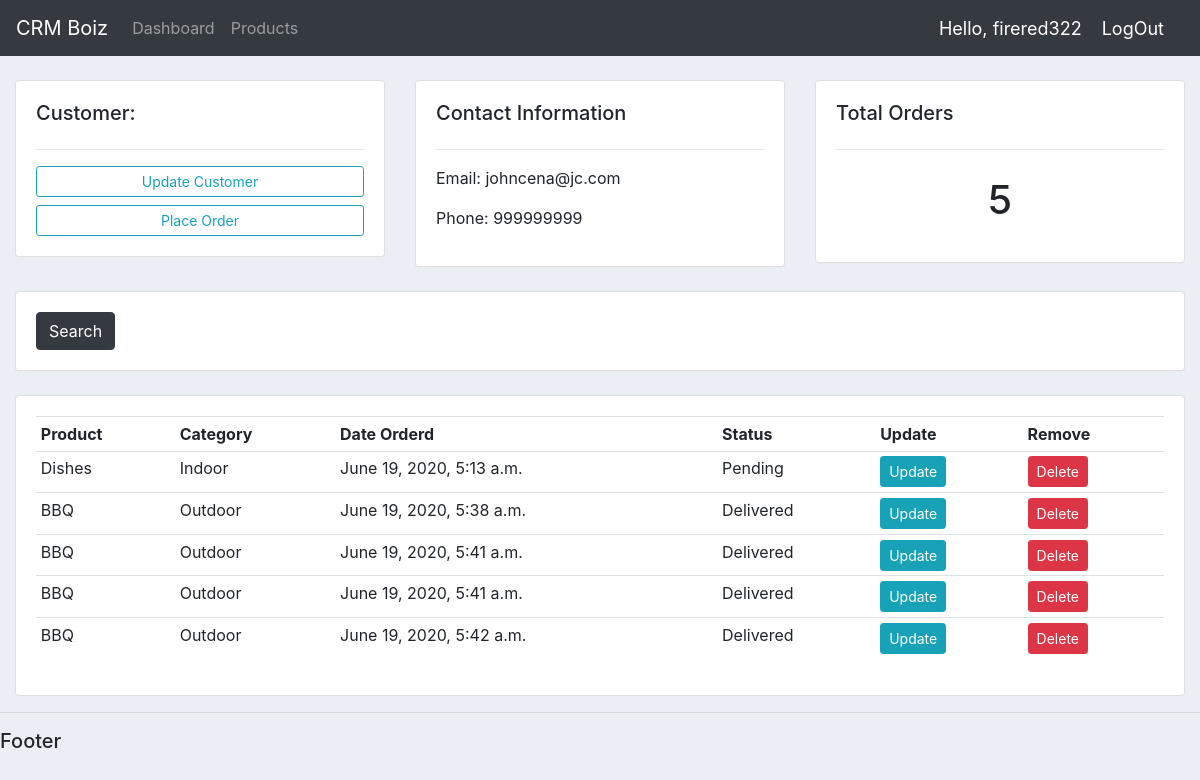
Page /customer/1 (signed in) on the committed database.
### accounts/models.py (models this page shows, shortened)
class Customer(models.Model):
    name = models.CharField(max_length=200, null=True)
    phone = models.CharField(max_length=200, null=True)
    email = models.CharField(max_length=200, null=True)
    date_created = models.DateTimeField(auto_now_add=True)

class Order(models.Model):
    STATUS = (
        ('Pending', 'Pending'),
        ('Out for delivery', 'Out for delivery'),
        ('Delivered', 'Delivered')
    )
    customer = models.ForeignKey(
        Customer, null=True, on_delete=models.SET_NULL)
    product = models.ForeignKey(Product, null=True, on_delete=models.SET_NULL)
    status = models.CharField(max_length=200, null=True, choices=STATUS)
    date_created = models.DateTimeField(auto_now_add=True)

class Product(models.Model):
    CATEGORY = (
        ('Indoor', 'Indoor'),
        ('Outdoor', 'Outdoor')
    )
    tags = models.ManyToManyField(Tag)
    name = models.CharField(max_length=200, null=True)
    price = models.FloatField(null=True)
    category = models.CharField(max_length=200, null=True, choices=CATEGORY)
    description = models.CharField(max_length=200, null=True, blank=True)
    date_created = models.DateTimeField(auto_now_add=True)
    def __str__(self):
        return self.name

### accounts/views.py (the view)
# urls.py: path('customer/<str:pk>', views.customer, name="customer"),
@login_required(login_url='login')
def customer(request, pk):
    customer = Customer.objects.get(id=pk)
    orders = customer.order_set.all()
    order_count = orders.count()
    context = {'customer': customer,
               'orders': orders, 'order_count': order_count}
    return render(request, 'accounts/customer.html', context)

### accounts/templates/accounts/customer.html
{% extends 'accounts/main.html' %} {% block content %}
<br />
<div class="row">
  <div class="col-md">
    <div class="card card-body">
      <h5>Customer:</h5>
      <hr />
      <a class="btn btn-outline-info btn-sm btn-block" href=""
        >Update Customer</a
      >
      <a class="btn btn-outline-info btn-sm btn-block" href="{% url 'user_create_order' customer.id%}"
        >Place Order</a
      >
    </div>
  </div>
  <div class="col-md">
    <div class="card card-body">
      <h5>Contact Information</h5>
      <hr />
      <p>Email: {{ customer.email }}</p>
      <p>Phone: {{ customer.phone }}</p>
    </div>
  </div>
  <div class="col-md">
    <div class="card card-body">
      <h5>Total Orders</h5>
      <hr />
      <h1 style="text-align: center; padding: 10px;">{{order_count}}</h1>
    </div>
  </div>
</div>
<br />
<div class="row">
  <div class="col">
    <div class="card card-body">
      <form method="get">
        <button class="btn btn-dark" type="submit">Search</button>
      </form>
    </div>
  </div>
</div>
<br />
<div class="row">
  <div class="col-md">
    <div class="card card-body">
      <table class="table table-sm">
        <tr>
          <th>Product</th>
          <th>Category</th>
          <th>Date Orderd</th>
          <th>Status</th>
          <th>Update</th>
          <th>Remove</th>
        </tr>
        {% for order in orders %}
          <tr>
            <td>{{order.product}}</td>
            <td>{{order.product.category}}</td>
            <td>{{order.date_created}}</td>
            <td>{{order.status}}</td>
            <td><a class="btn btn-sm btn-info" href="{% url 'update_order' order.id %}">Update</a></td>
            <td><a class="btn btn-sm btn-danger" href="{% url 'delete_order' order.id %}">Delete</a></td>
          </tr>
        {% endfor %}
      </table>
    </div>
  </div>
</div>
{% endblock %}

### accounts/templates/accounts/navbar.html (shortened to what this page needs)
{% load static %}
<nav class="navbar navbar-expand-lg navbar-dark bg-dark">
  <a class="navbar-brand" href="{% url 'home' %}">CRM Boiz</a>
  <div class="collapse navbar-collapse" id="navbarNav">
    <ul class="navbar-nav">
      <li class="nav-item">
        <a class="nav-link" href="{% url 'home' %}">Dashboard</a>
      </li>
      <li class="nav-item">
        <a class="nav-link" href="{% url 'products' %}">Products</a>
      </li>
    </ul>
  </div>
  <span class="hello-msg">Hello, {{request.user}}</span>
  <span><a class="hello-msg" href={%url 'logout'%}>LogOut</a></span>
</nav>

### accounts/templates/accounts/main.html (style rules this page uses)
body { background-color: #ebeff5; }

### accounts/templates/accounts/navbar.html (style rules this page uses)
.hello-msg { color: white; font-size: 18px; margin-right: 20px; }

### rows in the picture
Customer: email "johncena@jc.com", phone "999999999"
Order: product "Dishes", product.category "Indoor", date_created "June 19, 2020, 5:13 a.m.", status "Pending"
Order: product "BBQ", product.category "Outdoor", date_created "June 19, 2020, 5:38 a.m.", status "Delivered"
Order: product "BBQ", product.category "Outdoor", date_created "June 19, 2020, 5:41 a.m.", status "Delivered"
Order: product "BBQ", product.category "Outdoor", date_created "June 19, 2020, 5:41 a.m.", status "Delivered"
Order: product "BBQ", product.category "Outdoor", date_created "June 19, 2020, 5:42 a.m.", status "Delivered"

### other values in the picture
{{ request.user }} "firered322"
{{ order_count }} "5"
